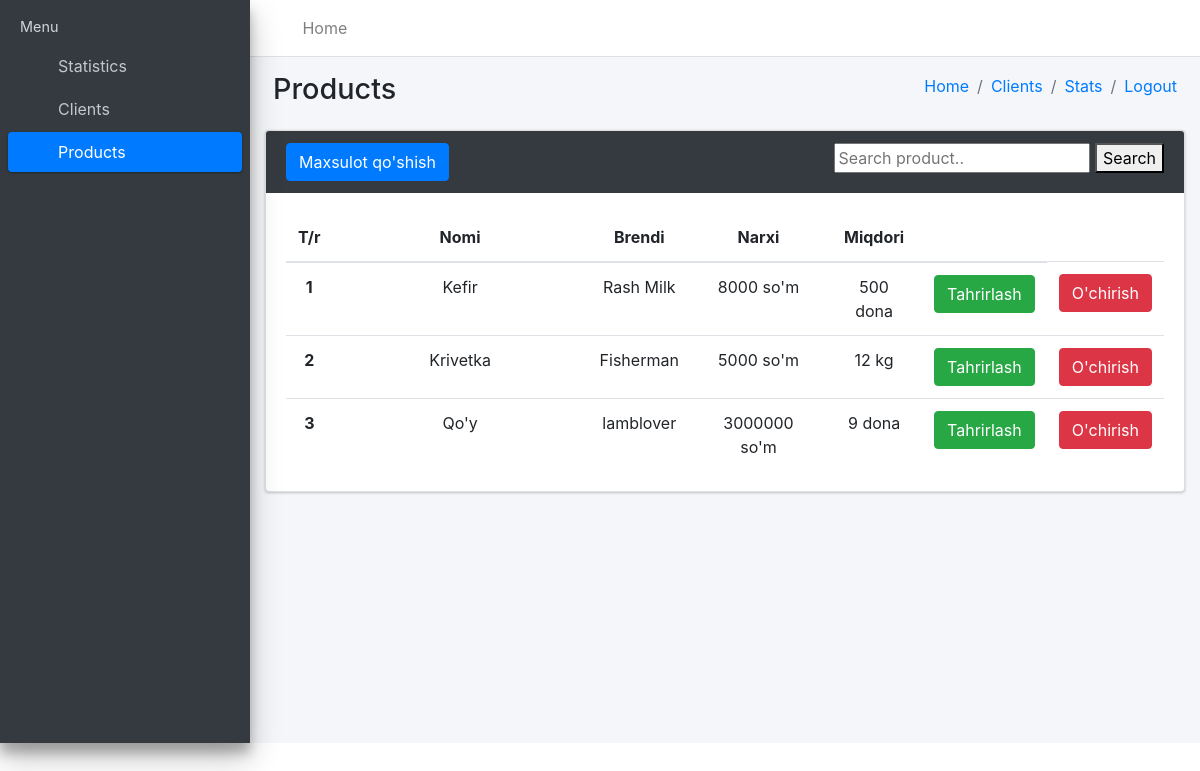
The app's page /mahsulotlar/ (signed in) with its own data.
### asosiy/models.py (models this page shows, shortened)
class Mahsulot(models.Model):
    nom = models.CharField(max_length=50)
    brend = models.CharField(max_length=50)
    narx = models.IntegerField()
    son = models.IntegerField(validators=[MinValueValidator(1)])
    olchov = models.CharField(max_length=50,choices=(('dona','dona'),('kg','kg'),('litr','litr')))
    sana = models.DateField()
    omborxona = models.ForeignKey(Omborxona,on_delete=models.CASCADE)

### asosiy/views.py (the view, shortened to what this page needs)
# urls.py: path('mahsulotlar/',MahsulotlarView.as_view()),
class MahsulotlarView(View):
    def get(self, request):
        natija = Mahsulot.objects.filter(omborxona__user = request.user)
        qidiruv_sozi = request.GET.get('search')
        if qidiruv_sozi:
            natija = natija.filter(nom__contains=qidiruv_sozi)|natija.filter(brend__contains=qidiruv_sozi)
        content = {
            'mahsulotlar':natija,
            'omborxonas': Omborxona.objects.all()
        }
        return render(request,'products.html',content)

### templates/products.html (shortened to what this page needs)
<!DOCTYPE html>
<html lang="en">
<head>
    {% load static %}
  <link rel="stylesheet" href="{% static 'plugins/fontawesome-free/css/all.min.css' %}">
  <link rel="stylesheet" href="https://code.ionicframework.com/ionicons/2.0.1/css/ionicons.min.css">
  <link rel="stylesheet" href="{% static 'dist/css/adminlte.min.css' %}">
  <link rel="stylesheet" href="https://maxcdn.bootstrapcdn.com/bootstrap/4.5.2/css/bootstrap.min.css">
</head>
<body class="hold-transition sidebar-mini">
<div class="wrapper">
  <nav class="main-header navbar navbar-expand navbar-white navbar-light">
    <ul class="navbar-nav">
      <li class="nav-item">
        <a class="nav-link" data-widget="pushmenu" href="#" role="button"><i class="fas fa-bars"></i></a>
      </li>
      <li class="nav-item d-none d-sm-inline-block">
        <a href="/bulimlar/" class="nav-link">Home</a>
      </li>
    </ul>
  </nav>
  <aside class="main-sidebar sidebar-dark-primary elevation-4">
    <div class="sidebar">
      <nav class="mt-2">
        <ul class="nav nav-pills nav-sidebar flex-column" data-widget="treeview" role="menu" data-accordion="false">
          <li class="nav-header">Menu</li>
          <li class="nav-item">
            <a href="/stats/" class="nav-link">
              <i class="nav-icon far fa-circle text-warning"></i>
              <p>Statistics</p>
            </a>
          </li>
          <li class="nav-item">
            <a href="/clientlar/" class="nav-link">
              <i class="nav-icon far fa-circle text-danger"></i>
              <p class="text">Clients</p>
            </a>
          </li>
          <li class="nav-item">
            <a href="/mahsulotlar/" class="nav-link active">
              <i class="nav-icon far fa-circle text-info"></i>
              <p>Products</p>
            </a>
          </li>
        </ul>
      </nav>
    </div>
  </aside>
  <div class="content-wrapper">
    <div class="content-header">
      <div class="container-fluid">
        <div class="row mb-2">
          <div class="col-sm-6">
            <h1 class="m-0">Products</h1>
          </div>
          <div class="col-sm-6">
            <ol class="breadcrumb float-sm-right">
              <li class="breadcrumb-item"><a href="/bulimlar/">Home</a></li>
              <li class="breadcrumb-item active"><a href="/clientlar/">Clients</a></li>
                <li class="breadcrumb-item active"><a href="/stats/">Stats</a></li>
                <li class="breadcrumb-item"><a href="/logout/">Logout</a></li>
            </ol>
          </div>
        </div>
      </div>
    </div>
    <div class="col-md-12">
        <div class="card card-dark">
            <div class="card-header border-0">
                <div class="d-flex justify-content-between">
                  <button type="submit" class="btn btn-primary" data-toggle="modal" data-target="#myModal">Maxsulot qo'shish</button>
                <form method="get">
                    <input type="text" name="search" placeholder="Search product..">
                    <button type="submit">Search</button>
                </form>
                </div>
            </div>
            <div class="card-body">
                <table class="table" style="text-align: center;">
                    <thead>
                        <tr>
                            <th scope="col" style="width: 15px">T/r</th>
                            <th scope="col" style="width: 255px; text-align: center;">Nomi</th>
                            <th scope="col" style="text-align: center;">Brendi</th>
                            <th scope="col" style="text-align: center;">Narxi</th>
                            <th scope="col" style="text-align: center;">Miqdori</th>
                            <th scope="col" style="text-align: center;"></th>
                        </tr>
                    </thead>
                    <tbody>
                    {% for mahsulot in mahsulotlar %}
                        <tr>
                            <th scope="row">{{forloop.counter}}</th>
                            <td>{{mahsulot.nom}}</td>
                            <td>{{mahsulot.brend}}</td>
                            <td>{{mahsulot.narx}} so'm</td>
                            <td>{{mahsulot.son}} {{mahsulot.olchov}}</td>
                            <td><a href="/update_mahsulot/{{mahsulot.id}}/"><button type="submit" class="btn btn-success" data-toggle="modal">Tahrirlash</button></a></td>
                            <td><a href="/del_product/{{mahsulot.id}}/"><button type="submit" class="btn btn-danger" data-toggle="modal">O'chirish</button></td>
                        </tr>
                    {% endfor %}
                    </tbody>
                </table>
            </div>
        </div>
    </div>
</body>
</html>

### records on screen
Mahsulot: nom "Kefir", brend "Rash Milk", narx "8000", son "500", olchov "dona"
Mahsulot: nom "Krivetka", brend "Fisherman", narx "5000", son "12", olchov "kg"
Mahsulot: nom "Qo'y", brend "lamblover", narx "3000000", son "9", olchov "dona"
